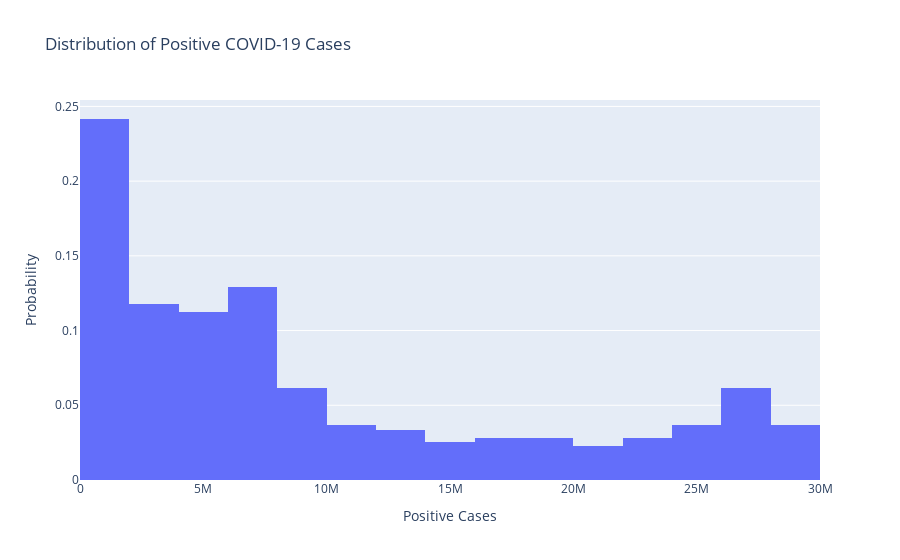
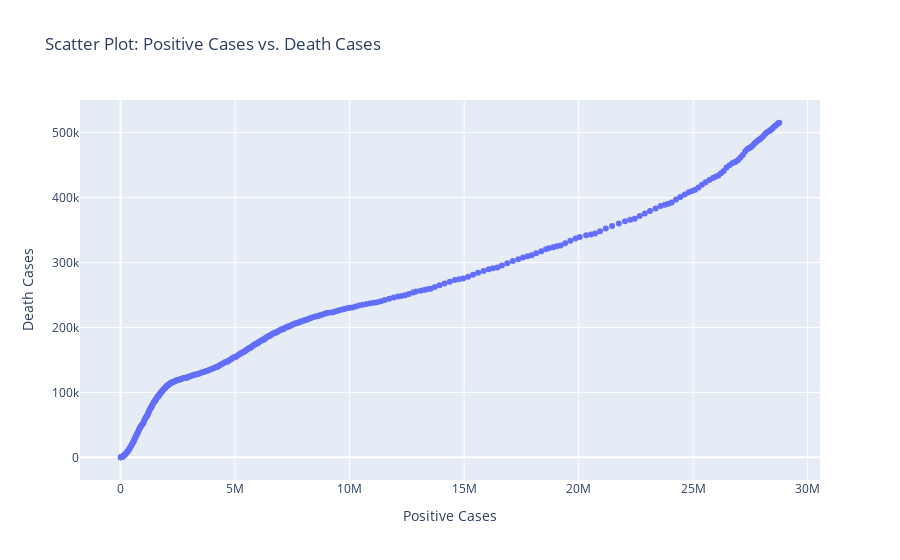
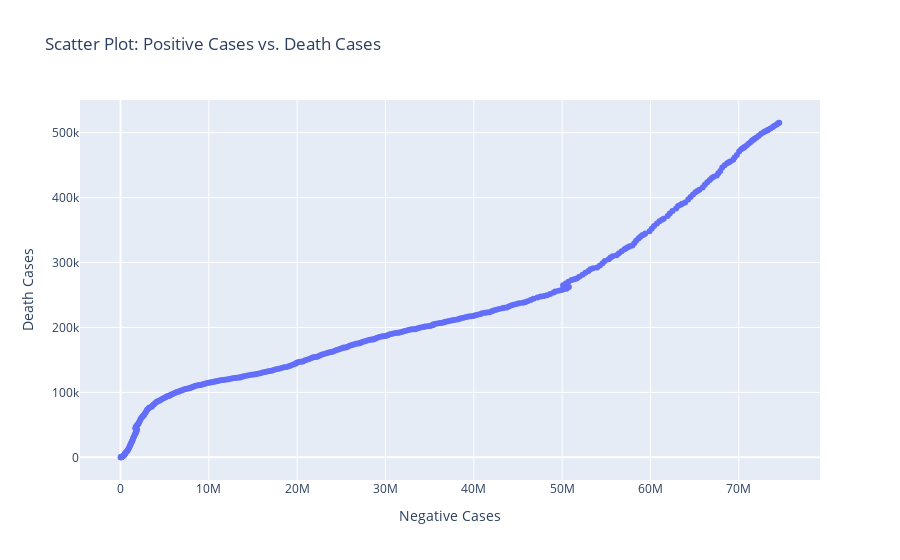
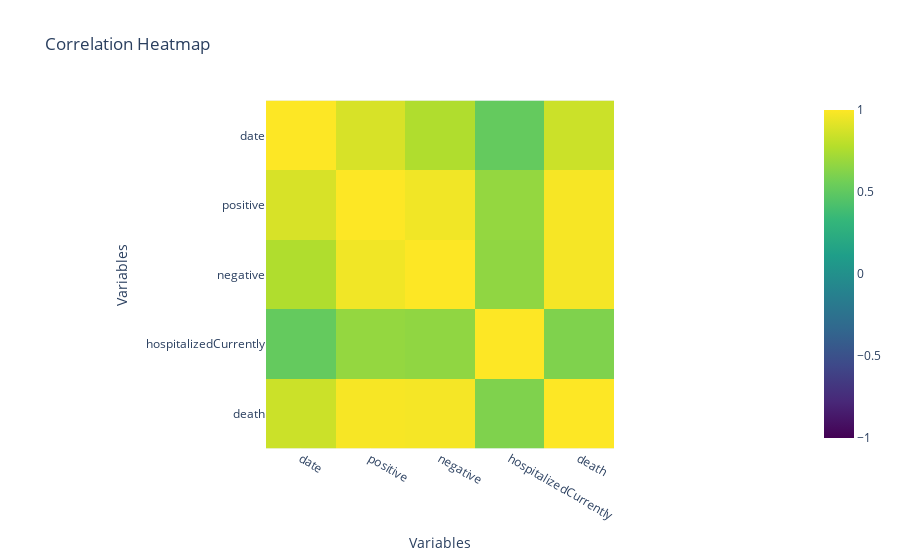

Notebook cell for these charts, in order:
### Markdown cell above
#### 5. Perform EDA to identify trends, correlations, and patterns in the data. Use visualizations such as histograms, scatter plots, and heatmaps to help you understand the data better.

### Code cell
# Histogram: Visualize the distribution of positive cases
fig_histogram = px.histogram(dt, x='positive', nbins=20, histnorm='probability', title='Distribution of Positive COVID-19 Cases')
fig_histogram.update_layout(xaxis_title='Positive Cases', yaxis_title='Probability')
fig_histogram.show()

# Scatter Plot: Visualize the relationship between positive cases and death cases
fig_scatter = px.scatter(dt, x='positive', y='death', title='Scatter Plot: Positive Cases vs. Death Cases')
fig_scatter.update_layout(xaxis_title='Positive Cases', yaxis_title='Death Cases')
fig_scatter.show()

# Scatter Plot: Visualize the relationship between negative cases and death cases
fig_scatter = px.scatter(dt, x='negative', y='death', title='Scatter Plot: Positive Cases vs. Death Cases')
fig_scatter.update_layout(xaxis_title='Negative Cases', yaxis_title='Death Cases')
fig_scatter.show()

# Heatmap: Visualize the correlation between variables
fig_heatmap = px.imshow(dt.corr(), color_continuous_scale='Viridis', zmin=-1, zmax=1, title='Correlation Heatmap')
fig_heatmap.update_layout(xaxis_title='Variables', yaxis_title='Variables')
fig_heatmap.show()

### Figure 1 — Plotly figure (JSON) as saved in the notebook; plotly's stock layout.template omitted (floating-point values rounded to 4 significant figures; data arrays with more than 128 entries replaced by an {"elided": "..."} marker saying what was removed)
{"data": [{"alignmentgroup": "True", "bingroup": "x", "histnorm": "probability", "hovertemplate": "positive=%{x}<br>probability=%{y}<extra></extra>", "legendgroup": "", "marker": {"color": "#636efa", "pattern": {"shape": ""}}, "name": "", "nbinsx": 20, "offsetgroup": "", "orientation": "v", "showlegend": false, "type": "histogram", "x": {"elided": "356 int values"}, "xaxis": "x", "yaxis": "y"}], "layout": {"barmode": "relative", "legend": {"tracegroupgap": 0}, "title": {"text": "Distribution of Positive COVID-19 Cases"}, "xaxis": {"anchor": "y", "domain": [0, 1], "title": {"text": "Positive Cases"}}, "yaxis": {"anchor": "x", "domain": [0, 1], "title": {"text": "Probability"}}}}

### Figure 2 — Plotly figure (JSON) as saved in the notebook; plotly's stock layout.template omitted (floating-point values rounded to 4 significant figures; data arrays with more than 128 entries replaced by an {"elided": "..."} marker saying what was removed)
{"data": [{"hovertemplate": "positive=%{x}<br>death=%{y}<extra></extra>", "legendgroup": "", "marker": {"color": "#636efa", "symbol": "circle"}, "mode": "markers", "name": "", "orientation": "v", "showlegend": false, "type": "scatter", "x": {"elided": "356 int values"}, "xaxis": "x", "y": {"elided": "356 int values"}, "yaxis": "y"}], "layout": {"legend": {"tracegroupgap": 0}, "title": {"text": "Scatter Plot: Positive Cases vs. Death Cases"}, "xaxis": {"anchor": "y", "domain": [0, 1], "title": {"text": "Positive Cases"}}, "yaxis": {"anchor": "x", "domain": [0, 1], "title": {"text": "Death Cases"}}}}

### Figure 3 — Plotly figure (JSON) as saved in the notebook; plotly's stock layout.template omitted (floating-point values rounded to 4 significant figures; data arrays with more than 128 entries replaced by an {"elided": "..."} marker saying what was removed)
{"data": [{"hovertemplate": "negative=%{x}<br>death=%{y}<extra></extra>", "legendgroup": "", "marker": {"color": "#636efa", "symbol": "circle"}, "mode": "markers", "name": "", "orientation": "v", "showlegend": false, "type": "scatter", "x": {"elided": "356 int values"}, "xaxis": "x", "y": {"elided": "356 int values"}, "yaxis": "y"}], "layout": {"legend": {"tracegroupgap": 0}, "title": {"text": "Scatter Plot: Positive Cases vs. Death Cases"}, "xaxis": {"anchor": "y", "domain": [0, 1], "title": {"text": "Negative Cases"}}, "yaxis": {"anchor": "x", "domain": [0, 1], "title": {"text": "Death Cases"}}}}

### Figure 4 — Plotly figure (JSON) as saved in the notebook; plotly's stock layout.template omitted (floating-point values rounded to 4 significant figures)
{"data": [{"coloraxis": "coloraxis", "hovertemplate": "x: %{x}<br>y: %{y}<br>color: %{z}<extra></extra>", "name": "0", "type": "heatmap", "x": ["date", "positive", "negative", "hospitalizedCurrently", "death"], "xaxis": "x", "y": ["date", "positive", "negative", "hospitalizedCurrently", "death"], "yaxis": "y", "z": [[1, 0.8829, 0.7632, 0.5167, 0.8448], [0.8829, 1, 0.963, 0.6742, 0.982], [0.7632, 0.963, 1, 0.6632, 0.9748], [0.5167, 0.6742, 0.6632, 1, 0.6095], [0.8448, 0.982, 0.9748, 0.6095, 1]]}], "layout": {"coloraxis": {"cmax": 1, "cmin": -1, "colorscale": [[0, "#440154"], [0.1111, "#482878"], [0.2222, "#3e4989"], [0.3333, "#31688e"], [0.4444, "#26828e"], [0.5556, "#1f9e89"], [0.6667, "#35b779"], [0.7778, "#6ece58"], [0.8889, "#b5de2b"], [1, "#fde725"]]}, "title": {"text": "Correlation Heatmap"}, "xaxis": {"anchor": "y", "constrain": "domain", "domain": [0, 1], "scaleanchor": "y", "title": {"text": "Variables"}}, "yaxis": {"anchor": "x", "autorange": "reversed", "constrain": "domain", "domain": [0, 1], "title": {"text": "Variables"}}}}
